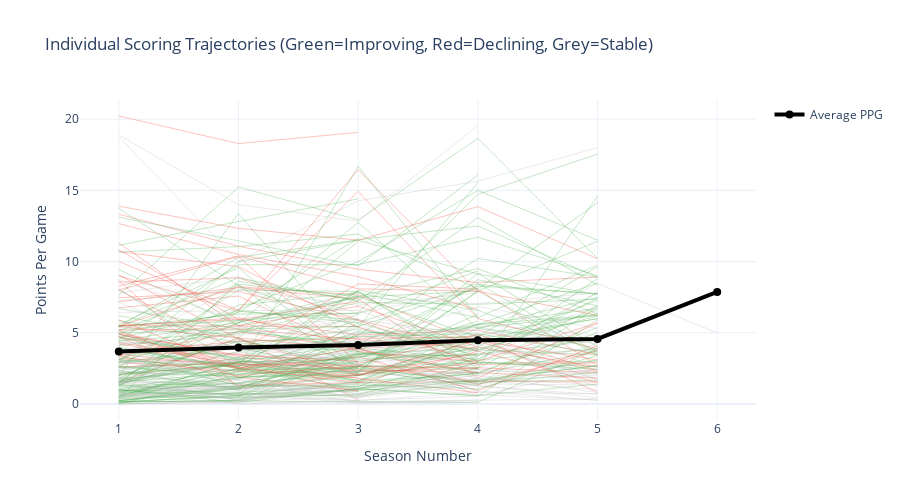

The notebook cell this image was saved under:
### Code cell
# Spaghetti plot of scoring trajectories (sample for readability)
np.random.seed(42)
sample_ids = trajectories.sample(min(200, len(trajectories)))['player_id']
sample_df = multi_df[multi_df['player_id'].isin(sample_ids)]

fig = go.Figure()
for pid in sample_ids:
    pdata = sample_df[sample_df['player_id'] == pid]
    traj = trajectories[trajectories['player_id'] == pid].iloc[0]
    color = '#4CAF50' if traj['ppg_change'] > 1 else '#F44336' if traj['ppg_change'] < -1 else '#BDBDBD'
    fig.add_trace(go.Scatter(
        x=pdata['season_num'], y=pdata['ppg'],
        mode='lines', line=dict(width=0.8, color=color),
        opacity=0.4, showlegend=False,
        hovertext=f"{traj['name']} {traj['last_name']}"
    ))

# Add average line
avg_by_season = multi_df.groupby('season_num')['ppg'].mean()
fig.add_trace(go.Scatter(
    x=avg_by_season.index, y=avg_by_season.values,
    mode='lines+markers', line=dict(width=4, color='black'),
    name='Average PPG', marker=dict(size=8)
))

fig.update_layout(
    title='Individual Scoring Trajectories (Green=Improving, Red=Declining, Grey=Stable)',
    xaxis_title='Season Number', yaxis_title='Points Per Game',
    template='plotly_white', height=500
)
fig.show()
